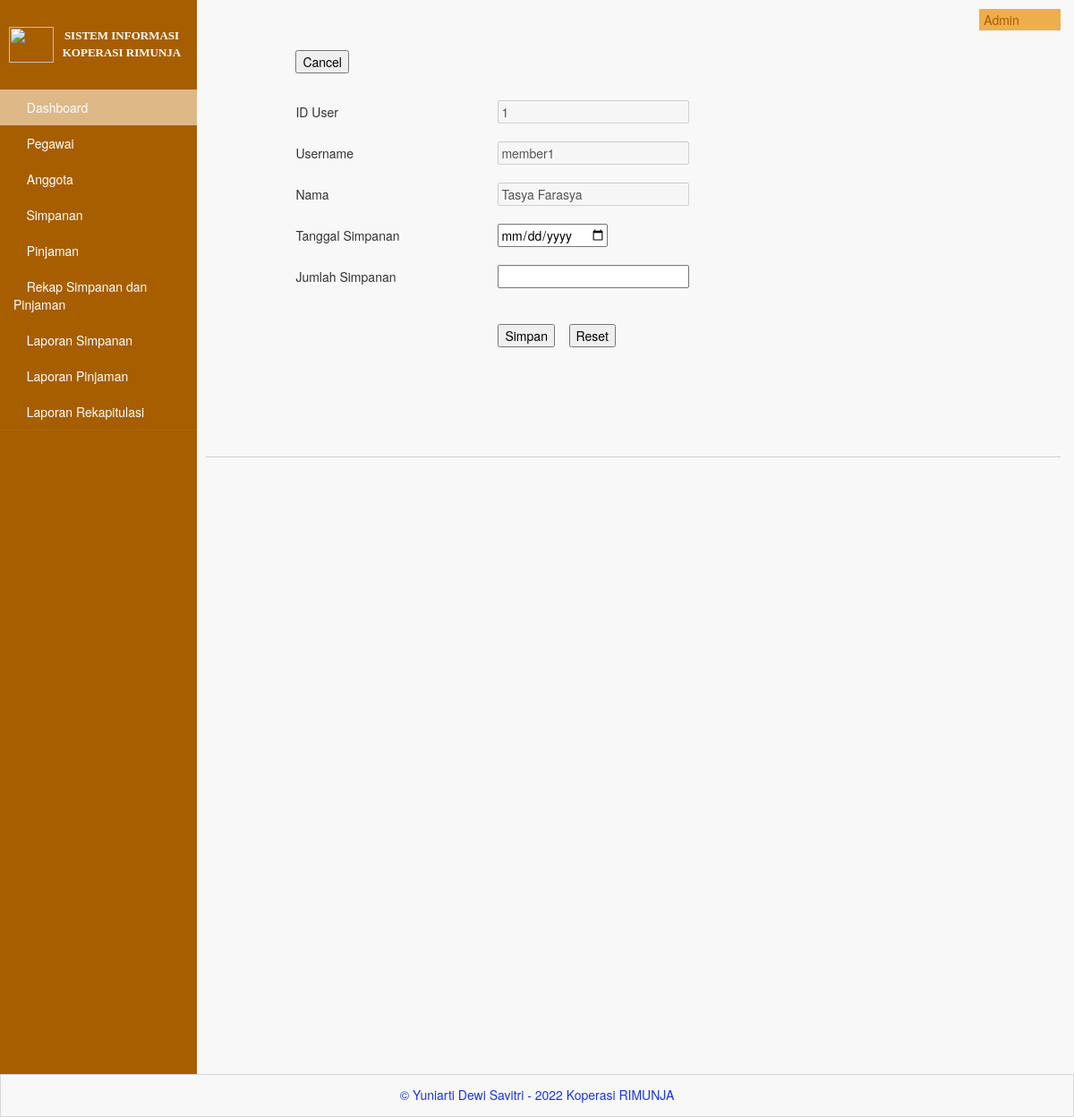
Screenshot of /admin/index.php?menu=form-simpanan&id_user=1 (signed in) with the database file from the repository.
### tables this page shows
CREATE TABLE IF NOT EXISTS `anggota` (
  `id_user` int(11) NOT NULL AUTO_INCREMENT,
  `username` varchar(16) DEFAULT NULL,
  `password` varchar(16) DEFAULT NULL,
  `nama` varchar(50) DEFAULT NULL,
  `nik` bigint(16) DEFAULT NULL,
  `tgl_lahir` date DEFAULT NULL,
  `jenis_kelamin` varchar(9) DEFAULT NULL,
  `pekerjaan` varchar(16) DEFAULT NULL,
  `alamat` varchar(50) DEFAULT NULL,
  `no_hp` char(20) DEFAULT NULL,
  `simpan` varchar(16) DEFAULT NULL,
  `pinjaman` varchar(16) DEFAULT NULL,
  PRIMARY KEY (`id_user`)
);

### admin/form-simpanan.php (the view, shortened to what this page needs)
<div style="border:0; padding:10px; width:924px; height:auto;">
	<?php
		if (isset($_GET['id_user'])) {
			$id_user = $_GET['id_user'];
			$query   = "SELECT * FROM anggota WHERE id_user='$id_user'";
			$hasil   = mysql_query($query);
			$data    = mysql_fetch_array($hasil);
			$id_user	= $data['id_user'];
			$username	= $data['username'];
			$nama	= $data['nama'];
		}
		else {
			die ("Error. Tidak ada Id User yang dipilih Silakan cek kembali! ");
		}
	?>
<form action="index.php?menu=koneksi-input-simpanan" method="POST" name="form-simpanan">
	<table width="1100" border="0" align="center" cellpadding="0" cellspacing="0">
		<tr height="46">
				<td width="10%">&nbsp;</td>
				<td width="25%">&nbsp;</td>
				<td width="65%"><font color="orange" size="2"><b>Form Input Simpanan</b></font></td>
			</tr>
		<tr>
			<td width="10%">&nbsp;</td>
			<td width="25%"><input type="button" value="Cancel" onclick=location.href="index.php?menu=simpanan" title="Cancel"><br /><br /></td>
			<td width="65%">&nbsp;</td>
		</tr>
		<tr height="46">
			<td>&nbsp;</td>
			<td>ID User</td>
			<td><input name="id_user" type="text" size="25" value="<?=$id_user?>" disabled="disabled" />
				<input name="id_user" type="hidden" size="25" value="<?=$id_user?>" /></td>
		</tr>
		<tr height="46">
			<td>&nbsp;</td>
			<td>Username</td>
			<td><input name="username" type="text" size="25" value="<?=$username?>" disabled="disabled" />
				<input name="username" type="hidden" size="25" value="<?=$username?>" /></td>
		</tr>
		<tr height="46">
			<td>&nbsp;</td>
			<td>Nama</td>
			<td><input name="nama" type="text" size="25" value="<?=$nama?>" disabled="disabled" />
				<input name="nama" type="hidden" value="<?=$nama?>" /></td>
		</tr>
		<tr height="46">
			<td>&nbsp;</td>
			<td>Tanggal Simpanan</td>
			<td><input name="tgl" type="date"  /></td>
		</tr>
		<tr height="46">
			<td>&nbsp;</td>
			<td>Jumlah Simpanan</td>
			<td><input type="text" name="simpanan" size="25" maxlength="10" /></td>
		</tr>
		<tr>
			<td>&nbsp;</td>
			<td>&nbsp;</td>
			<td>&nbsp;</td>
		</tr>
		<tr height="46">
			<td>&nbsp;</td>
			<td>&nbsp;</td>
			<td><input type="submit" name="Submit" value="Simpan">&nbsp;&nbsp;&nbsp;
				<input type="reset" name="reset" value="Reset"></td>
		</tr>
		<tr height="46">
			<td>&nbsp;</td>
			<td>&nbsp;</td>
			<td>&nbsp;</td>
		</tr>
		<tr height="46">
			<td>&nbsp;</td>
			<td>&nbsp;</td>
			<td>&nbsp;</td>
		</tr>
	</table>
</form>
</div>

### css/main.css (style rules this page uses)
@media (min-width: 768px) { html, body { height: 100%; } }
body.padTop53 { padding-top: 0px; overflow: visible; }
@media (min-width: 802px) { body.padTop53 { padding-top: 0px; } }

### css/MoneAdmin.css (style rules this page uses)
body { background-color: #f8f8f8; }

### rows the page displays
anggota: id_user "1", username "member1", nama "Tasya Farasya"

### other values shown
$_SESSION["nama"] "Admin"
